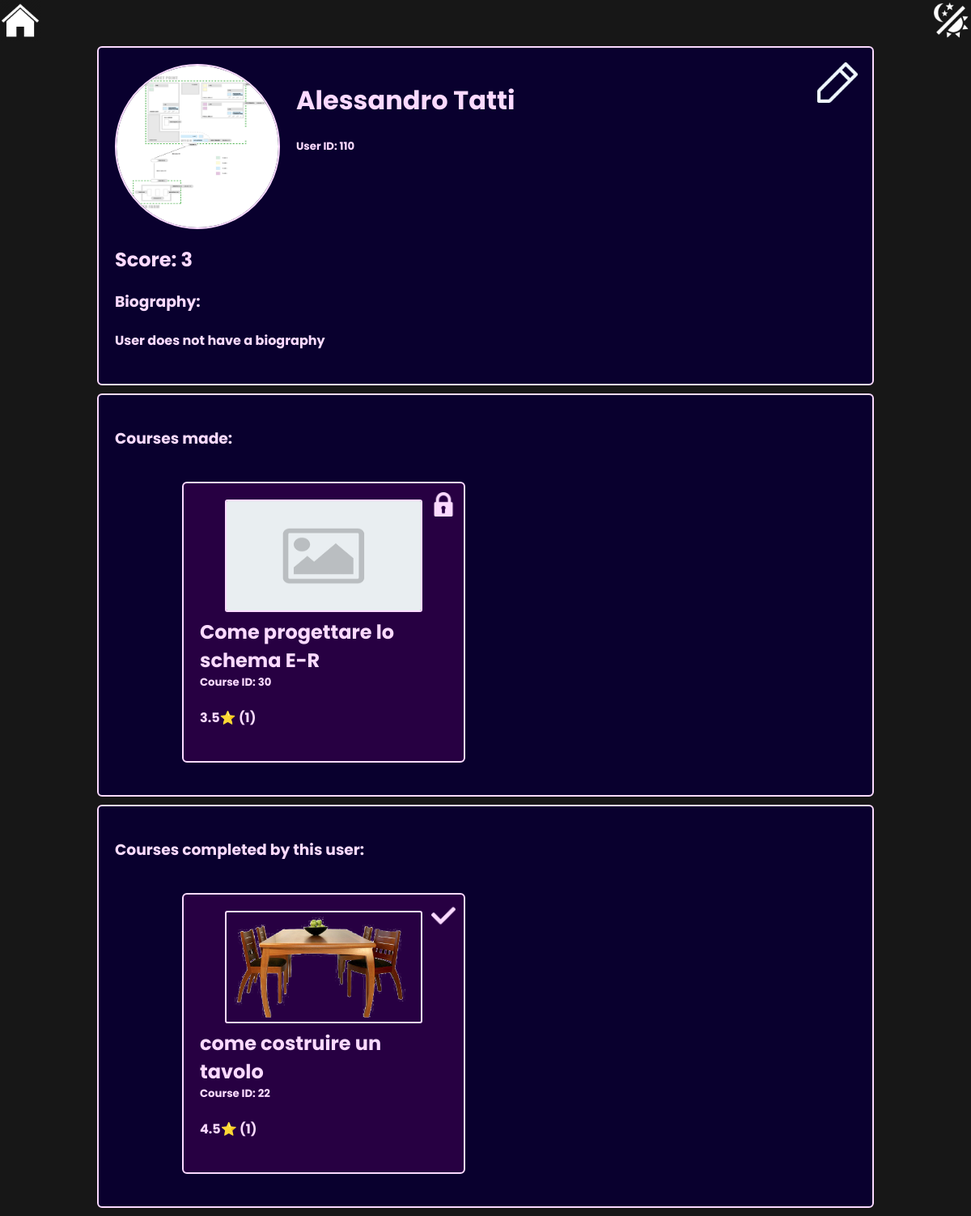
The page /Skillful_PHP/Skillful/viewProfile.php?userid=110 (signed in) on the database its author committed.
### tables this page shows
CREATE TABLE `courses` (
  `id` int(11) NOT NULL,
  `name` varchar(50) NOT NULL,
  `creation_date` datetime NOT NULL,
  `description` blob DEFAULT NULL,
  `verified` tinyint(4) NOT NULL DEFAULT 0,
  `folder` blob NOT NULL,
  `category` int(11) DEFAULT NULL,
  `user_created` int(11) NOT NULL,
  `state` tinyint(4) NOT NULL DEFAULT 0
);

### Skillful_PHP/Skillful/viewProfile.php (the view, shortened to what this page needs)
<!DOCTYPE html>
<html lang="en">
<head>
    <link rel="stylesheet" type="text/css" href="styles/style.css">
    <link rel="stylesheet" type="text/css" href="styles/styleProfileViewer.css">
</head>
<body>
    <?php
        include "db_connection.php";
        if (!isset($_SESSION['user_id'])) {
            header('Location: login.php');
        } else {
            $admin = false;
            $user_id = $_SESSION['user_id'];
            $getUsername = "SELECT * FROM users WHERE id = $user_id";
            $result = mysqli_query($connection, $getUsername);
            if($result){
                if(mysqli_num_rows($result) > 0){
                    $row = mysqli_fetch_assoc($result);
                    if($row['role'] == 1){
                        $admin = true;
                    }
                } else {
                    header('Location: login.php');
                }
            }
        }
        ?>
        <div id="themeButton">
            <img class="img cursorPointer" src="assets/icons/themeButton/themeButton0.png" width="50px" height="50px">
        </div>
        <a href="home.php" id="homeButton">
            <img class="img" src="assets/icons/homePageButton/homePage0.png" width="50px" height="50px">
        </a>
        <?php
        if($_SERVER['REQUEST_METHOD'] == 'GET'){
            if(isset($_GET['userid'])){
                $requestedId = $_GET['userid'];
                $sqlCode = "SELECT id, username, email, pfp, bio, score, role FROM users_view WHERE id = $requestedId";
                $result = mysqli_query($connection, $sqlCode);
                if($result){
                    if(mysqli_num_rows($result) > 0){
                        if($user_id == $requestedId){
                            $myProfile = true;
                        } else {
                            $myProfile = false;
                        }
                    } else {
                        echo "<div id='noAccessContainer' style='width: 100%; text-align: center; margin-top: 50px'><h1>This user does not exist</h1></div>";
                        exit();
                    }
                }
            } else {
                header('Location: home.php');
            }
        }
    ?>
    <div id="mainContainer">
        <div id="mainProfileInfo" class="box">
            <?php
                if($myProfile || $admin){
                    echo '<img id="editButton" class="img cursorPointer" src="assets/icons/editButton/editButton0.png" width="50px" height="50px">';
                }
            ?>
            <div id="pfp">
                <?php
                    echo "<img id='profilePic' src='".$GLOBALS['pfp']."' width='200px' height='200px'>";
                    echo "<div style='margin-left: 20px'><h1>".$GLOBALS['username'];
                    echo "</h1>";
                    echo "<h5>User ID: ".$GLOBALS['requestedId']."</h5></div>";
                ?>
            </div>
            <div id="info">
                <div id="score">
                    <h2>Score:
                    <?php
                        echo $GLOBALS['score'];
                    ?>
                    </h2>
                </div>
                <div id="bio">
                    <?php
                        echo '<h3>Biography:<h3>';
                        echo "<h4>".$GLOBALS['bio']."</h4>";
                    ?>
                </div>
            </div>
        </div>
        <div id="userMadeCourses" class="box">
            <h3>Courses made:</h3>
            <?php
                if($admin || $myProfile){
                    $sqlCode = "SELECT * FROM courses_view WHERE user_created = '".$GLOBALS['requestedId']."' ORDER BY verified DESC, state DESC, avgRating DESC";
                } else {
                    $sqlCode = "SELECT * FROM courses_view WHERE user_created = '".$GLOBALS['requestedId']."' AND state = 1 ORDER BY verified DESC, state DESC, avgRating DESC";
                }
                $result = mysqli_query($connection, $sqlCode);
                if($result){
                    if(mysqli_num_rows($result) > 0){
                        echo '<div id="results">';
                        while($row = mysqli_fetch_assoc($result)){
                            echo "<a class='courseResult clickableBoxLink' href='viewCourse.php?courseId=".$row["course_id"]."'><div class='courseDiv'>";
                            if($row['verified'] == 1){
                                echo "<img class='verifiedIcon img' src='assets/icons/verifiedIcon/verifiedIcon0.png'>";
                            } else if($row['state'] == 0){
                                echo "<img class='verifiedIcon img' src='assets/icons/lockIcon/lockIcon0.png'>";
                            }
                            echo "<img class='courseThumbnail' src='".$row['folder']."thumbnail.png'><h2>".$row['name']."</h2><h5>Course ID: ".$row['id']."</h5>";
                            if($row['nComments']>0){
                                echo "<h4>".$row['avgRating']."⭐ (".$row['nComments'].")</h4>";
                            } else {
                                echo "<h4>No rating</h4>";
                            }
                            echo "</div></a>";
                        }
                        echo "</div>";
                    } else {
                        echo "<h2>User hasn't made any course yet</h2>";
                    }
                } else {
                    echo "Errore nella query";
                }
            ?>
        </div>
        <div id="completedCourses" class="box">
            <h3>Courses completed by this user:</h3>
            <?php
                if($admin || $myProfile){
                    $sqlCode = "SELECT courses_view.* FROM courses_view INNER JOIN exams ON exams.id_course = courses_view.id WHERE exams.id_user = '".$GLOBALS['requestedId']."' AND courses_view.user_created != ".$requestedId." ORDER BY verified DESC, state DESC, avgRating DESC";
                } else {
                    $sqlCode = "SELECT courses_view.* FROM courses_view INNER JOIN exams ON exams.id_course = courses_view.id WHERE exams.id_user = '".$GLOBALS['requestedId']."' AND courses_view.state = 1 AND courses_view.user_created != ".$requestedId." ORDER BY verified DESC, state DESC, avgRating DESC";
                }
                $result = mysqli_query($connection, $sqlCode);
                if($result){
                    if(mysqli_num_rows($result) > 0){
                        echo '<div id="results">';
                        while($row = mysqli_fetch_assoc($result)){
                            echo "<a class='courseResult clickableBoxLink' href='viewCourse.php?courseId=".$row["course_id"]."'><div class='courseDiv'>";
                            if($row['verified'] == 1){
                                echo "<img class='verifiedIcon img' src='assets/icons/verifiedIcon/verifiedIcon0.png'>";
                            }
                            echo "<img class='courseThumbnail' src='".$row['folder']."thumbnail.png'><h2>".$row['name']."</h2><h5>Course ID: ".$row['id']."</h5>";
                            if($row['nComments']>0){
                                echo "<h4>".$row['avgRating']."⭐ (".$row['nComments'].")</h4>";
                            } else {
                                echo "<h4>No rating</h4>";
                            }
                            echo "</div></a>";
                        }
                        echo "</div>";
                    } else {
                        echo "<h2>User hasn't completed any course yet</h2>";
                    }
                } else {
                    echo "Errore nella query";
                }
            ?>
        </div>
    </div>
</body>
</html>

### Skillful_PHP/Skillful/styles/style.css (style rules this page uses)
:root { --primary: #171717; --textcolor: #f0f8ff; --windowbg: #09002e; --boxbg: #270042; }
body { font-family: 'Poppins', sans-serif; color: var(--textcolor); background-color: var(--primary); margin: 0; overflow-x: hidden; }
.clickableBoxLink { text-decoration: none; color: var(--textcolor); }

### Skillful_PHP/Skillful/styles/styleProfileViewer.css (style rules this page uses)
#themeButton { position: absolute; right: 0; }
#homeButton { background: none; border: none; }
#mainContainer { position: absolute; left: 50%; transform: translateX(-50%); width: 80%; }
#pfp { display: flex; }
#profilePic { border: 2px solid var(--textcolor); border-radius: 50%; }
.box { background-color: var(--windowbg); border: 2px solid var(--textcolor); border-radius: 6px; padding: 20px; margin-bottom: 10px; }
#editButton, #closeEditMenu { position: absolute; right: 20px; top: 20px; }
#themeButton { width: fit-content; height: 50px; }
#results { padding: 20px; display: grid; grid-template-columns: repeat(3, 350px); column-gap: 50px; row-gap: 50px; width: fit-content; margin-left: 50%; transform: translateX(-50%); }
@media only screen and (max-width: 1500px) and (min-width: 1000px) { #results { grid-template-columns: repeat(2, 350px); } }
.courseResult { padding: 20px; border: 2px solid var(--textcolor); border-radius: 6px; background-color: var(--boxbg); cursor: pointer; }
.courseResult h2, .courseResult h5 { margin: 0; }
.courseThumbnail { width: 240px; height: 135px; margin-left: 50%; transform: translateX(-50%); border: 2px solid var(--textcolor); border-radius: 3px; }
.courseDiv { position: relative; }
.verifiedIcon { position: absolute; top: -5%; right: -5%; margin: 5px; height: 30px; width: 30px; z-index: 1; }

### rows shown on the page
courses: verified 0 (drawn), folder (picture), name "Come progettare lo schema E-R", id "30", avgRating "3.5", nComments "1"
courses: verified 1 (drawn), folder (picture), name "come costruire un tavolo", id "22", avgRating "4.5", nComments "1"

### other values the page prints
$GLOBALS['username'] "Alessandro Tatti"
$GLOBALS['requestedId'] "110"
$GLOBALS['score'] "3"
$GLOBALS['bio'] "User does not have a biography"
